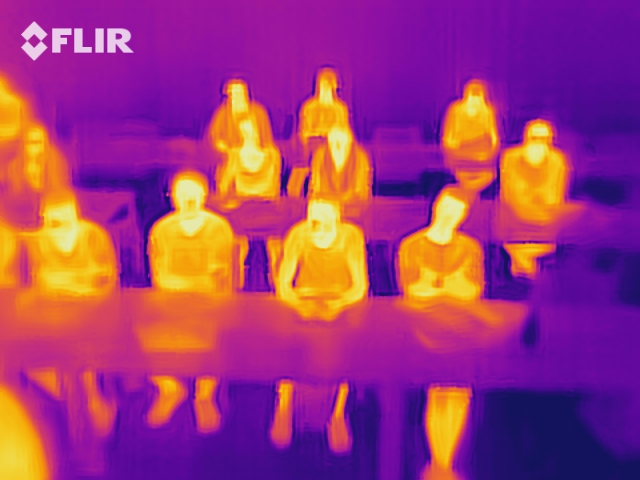
#> input picture testImages/FLIRImages/thermal1.jpg, 640 x 480 px
$ python LaplacianOfGaussian.py
#> lines starting #> are read from the running program, lines starting #| are printed output that depends on the picture; after the words box and inside, x2 and y2 are one past the last pixel; in counts of white or black regions, pixels touching at a corner belong together
"""
@file laplace_demo.py
@brief Sample code showing how to detect edges using the Laplace operator
"""
import sys
import cv2 as cv

def main():
    # [variables]
    # Declare the variables we are going to use
    ddepth = cv.CV_16S
    kernel_size = 3
    window_name = "Laplace Demo"
    # [variables]
    # [load]
    src = cv.imread('../testImages/FLIRImages/thermal1.jpg')
#> src is the input picture: shape (480, 640, 3); mean B, G, R 118.4, 57, 157.5
    cv.imshow("image", src)
    # Check if image is loaded fine
    if src is None:
        print ('Error opening image')
        print ('Program Arguments: [image_name -- default lena.jpg]')
        return -1
    # [load]
    # [reduce_noise]
    # Remove noise by blurring with a Gaussian filter
    src = cv.GaussianBlur(src, (3, 3), 0)
    # [reduce_noise]
    # [convert_to_gray]
    # Convert the image to grayscale
    src_gray = cv.cvtColor(src, cv.COLOR_BGR2GRAY)
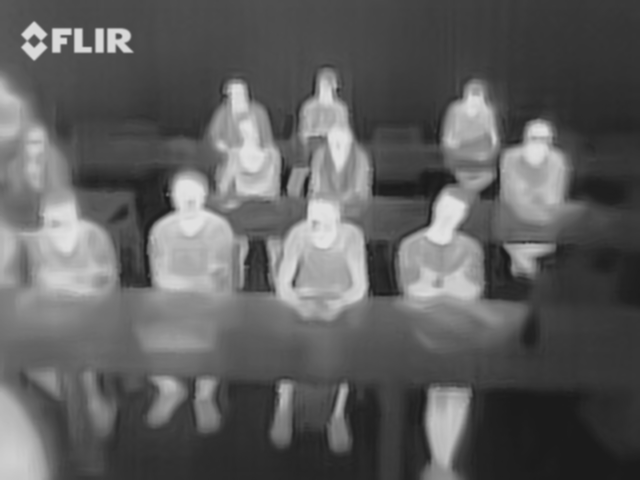
#> src_gray: shape (480, 640); min 27, max 226, mean 94
    cv.imshow("grey image", src_gray)
    # [convert_to_gray]

    # cropping dog
    ret,cropThresh = cv.threshold(src_gray,180,255,cv.THRESH_BINARY_INV)
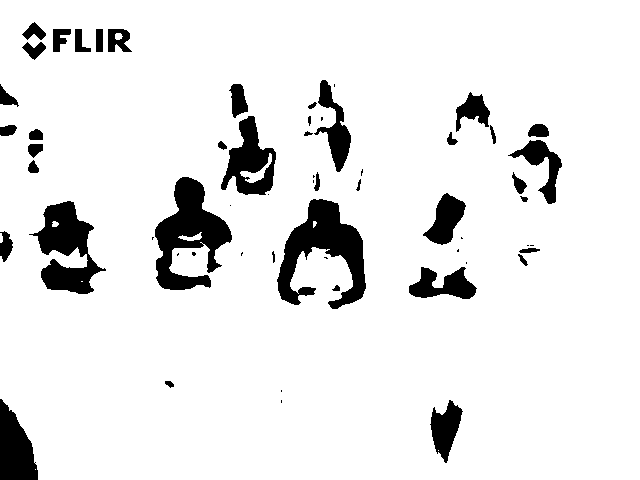
#> cropThresh: shape (480, 640); 91.1% white; 59 black regions (19 under 20 px), largest, box (x1, y1, x2, y2) and area: (277, 199, 366, 309) 4535, (155, 177, 232, 290) 4333, (29, 201, 106, 294) 3433

    # Create Window
    cv.namedWindow(window_name, cv.WINDOW_AUTOSIZE)
    # [laplacian]
    # Apply Laplace function
    dst = cv.Laplacian(cropThresh, ddepth, 1)
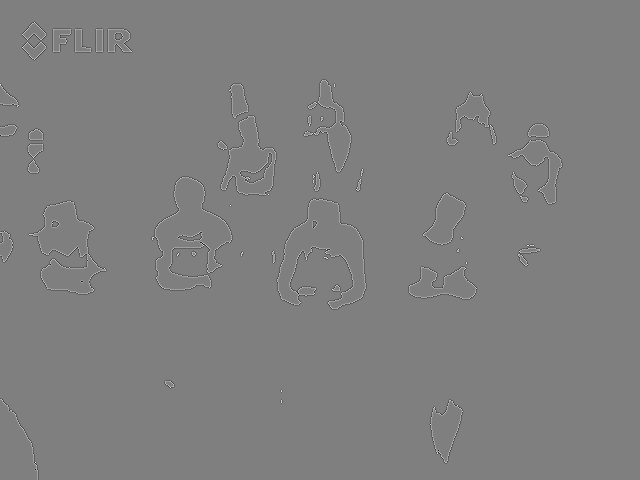
#> dst: shape (480, 640) int16; min -1020, max 1020, mean 0; drawn with min black and max white
    # [laplacian]
    # [convert]
    # converting back to uint8
    abs_dst = cv.convertScaleAbs(dst)
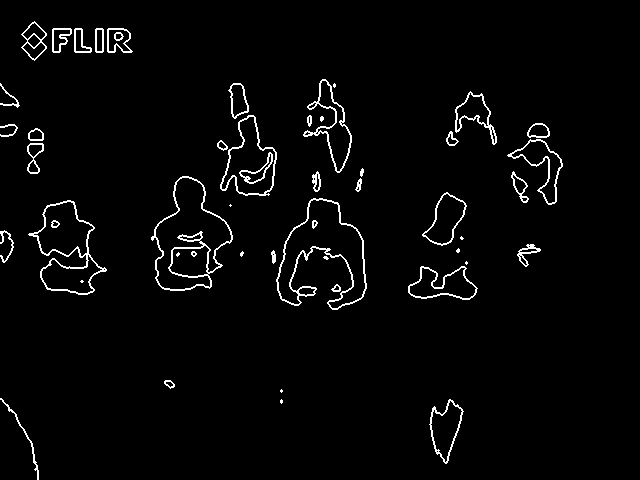
#> abs_dst: shape (480, 640); 2.8% white in thin lines or dots, all inside (x1, y1, x2, y2) = (0, 21, 563, 480)
    # [convert]
    # [display]
    cv.imshow(window_name, abs_dst)
    cv.waitKey(0)
    # [display]
    return 0
if __name__ == "__main__":
    main()

$ run again, with testImages/FLIRImages/thermal2.jpg copied over testImages/FLIRImages/thermal1.jpg
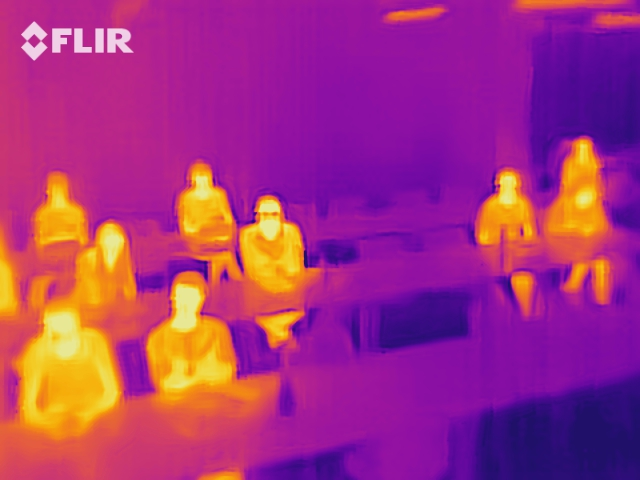
#> input picture testImages/FLIRImages/thermal2.jpg, 640 x 480 px
#> in main, src is the input picture: shape (480, 640, 3); mean B, G, R 126.9, 49.7, 164.3
#> in main, `ret,cropThresh = cv.threshold(src_gray,180,255,cv.THRESH_BINARY_INV)`:
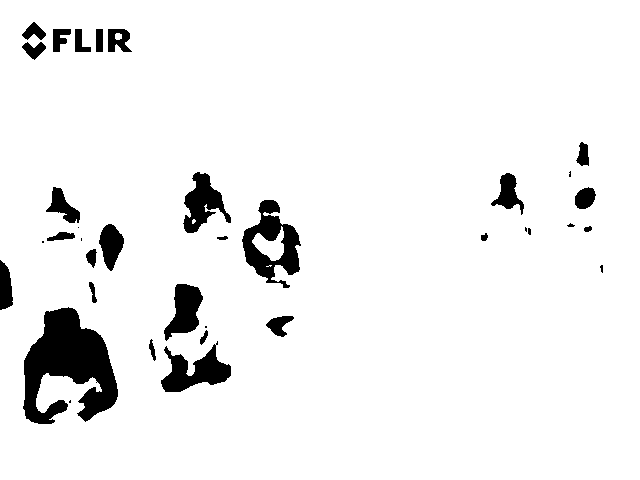
#> cropThresh: shape (480, 640); 93.9% white; 36 black regions (10 under 20 px), largest, box (x1, y1, x2, y2) and area: (23, 307, 118, 424) 6423, (242, 200, 301, 288) 2377, (161, 341, 231, 392) 1727
#> in main, `abs_dst = cv.convertScaleAbs(dst)`:
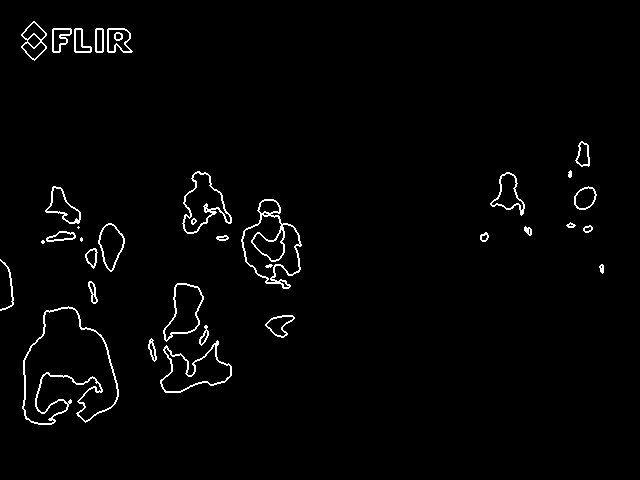
#> abs_dst: shape (480, 640); 2% white in thin lines or dots, all inside (x1, y1, x2, y2) = (0, 21, 604, 425)
